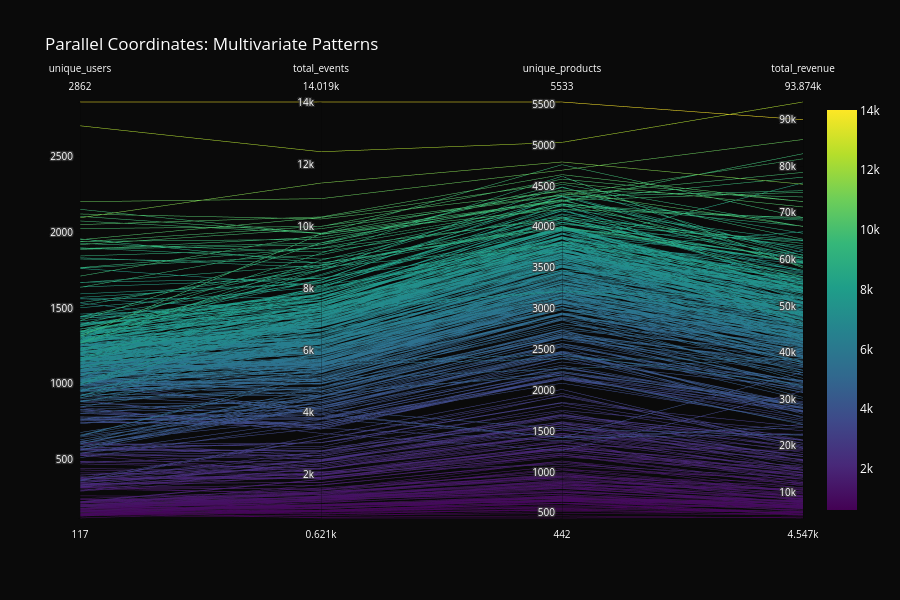

The notebook cell this image was saved under:
### Code cell
# %% [markdown]
# ### 7. VISUALIZATION #6: Parallel Coordinates

# %%
print("Creating Parallel Coordinates...")

# Sample data for better performance
hourly_sample = hourly.sample(n=min(500, len(hourly)), random_state=42)
viz_pc = ChronosphereVisualizer(hourly_sample, 'event_time')
fig = viz_pc.parallel_coordinates(
    ['unique_users', 'total_events', 'unique_products', 'total_revenue'],
    color_col='total_events'
)
fig.write_html('../assets/visualizations/viz6_parallel_coordinates.html')
fig.show()

print("✅ Saved: viz6_parallel_coordinates.html")

### Figure 1 — Plotly figure (JSON) as saved in the notebook; plotly's stock layout.template omitted (floating-point values rounded to 4 significant figures; data arrays with more than 128 entries replaced by an {"elided": "..."} marker saying what was removed)
{"data": [{"dimensions": [{"label": "unique_users", "range": [117, 2862], "values": {"elided": "500 int values"}}, {"label": "total_events", "range": [621, 14019], "values": {"elided": "500 int values"}}, {"label": "unique_products", "range": [442, 5533], "values": {"elided": "500 int values"}}, {"label": "total_revenue", "range": [4547.0, 93870.0], "values": {"elided": "500 float values"}}], "line": {"color": {"elided": "500 int values"}, "colorscale": [[0, "#440154"], [0.1111, "#482878"], [0.2222, "#3e4989"], [0.3333, "#31688e"], [0.4444, "#26828e"], [0.5556, "#1f9e89"], [0.6667, "#35b779"], [0.7778, "#6ece58"], [0.8889, "#b5de2b"], [1, "#fde725"]], "showscale": true}, "type": "parcoords"}], "layout": {"font": {"color": "#ffffff"}, "height": 600, "paper_bgcolor": "#0a0a0a", "plot_bgcolor": "#1a1a1a", "title": {"text": "Parallel Coordinates: Multivariate Patterns"}}}
